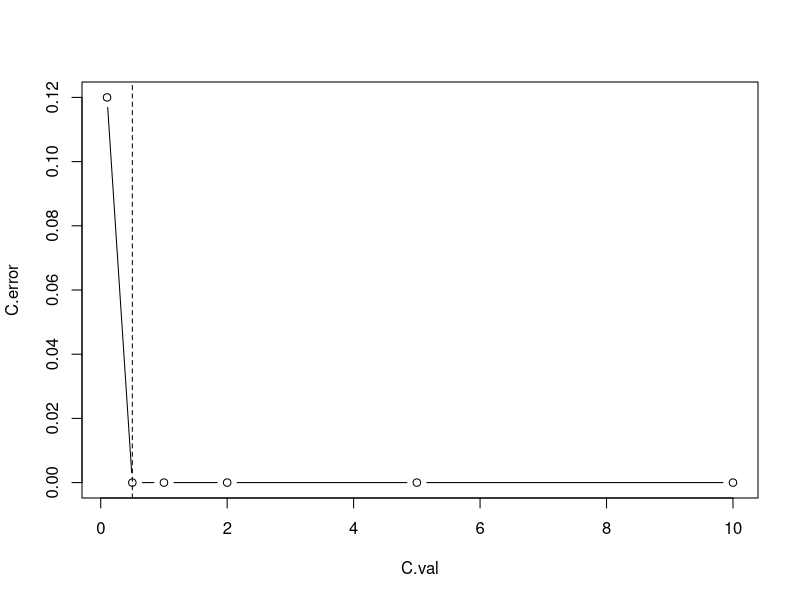
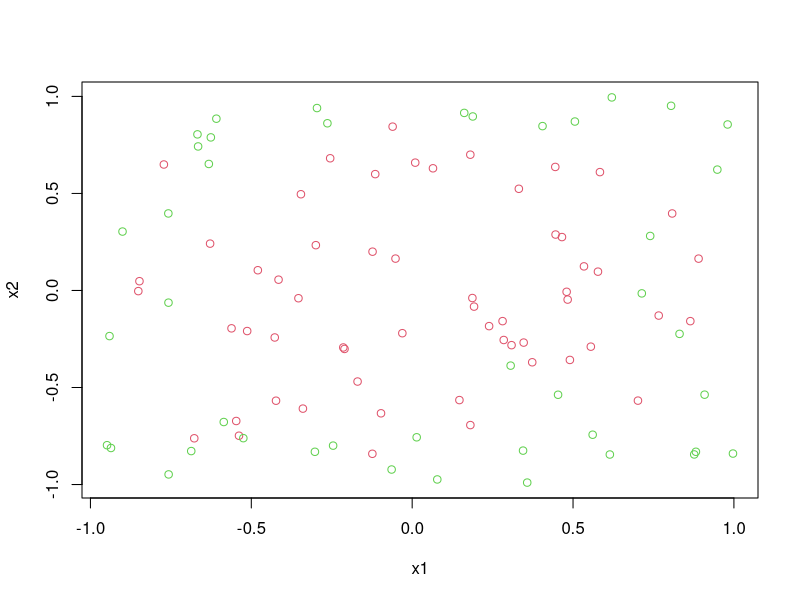
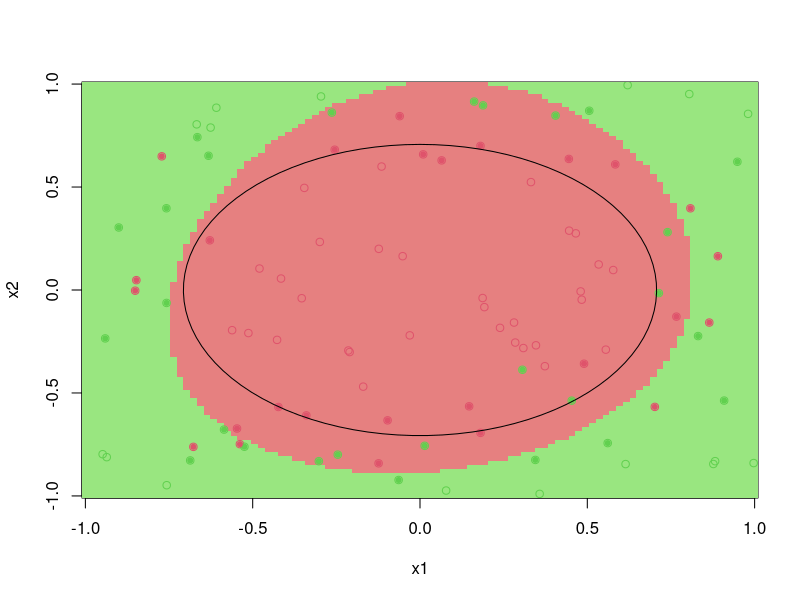

Here is the R script that generated these plots, in order: (Note: this script raises an error after producing the figures.)
set.seed(147)
library(MASS)
library(e1071)
data(crabs)
dim(crabs)
#Split the data 50% training, 25% validation and 25% test
n<-nrow(crabs)
intrain<-sample(c(1:n),round(n/2))
invalid<-sample((c(1:n)[-intrain]),round(n/4))
train.data<-crabs[intrain,-c(2:3)]
valid.data<-crabs[invalid,-c(2:3)]
test.data<-crabs[-c(intrain,invalid),-c(2:3)]
#Fit the classification SVM for different values of C
#and calculate the validation prediction error
pred.error<-function(pred,truth){
  mean(pred!=truth)
}
C.val <- c(0.1,0.5,1,2,5,10)
C.error <- numeric(length(C.val))
for (i in 1:length(C.val)) {
  model <- svm(sp~.,data=train.data,type="C-classification",kernel="linear",
               cost=C.val[i]) #kernel will be explained in the next section
  9
  pred.model <- predict(model, valid.data)
  C.error[i] <- pred.error(pred.model, valid.data$sp)
}
C.sel <- C.val[min(which.min(C.error))]
C.sel

plot(C.val,C.error,type="b")
abline(v=C.sel,lty=2)
#We can also use the tune.svm command to do something similar
#using cross validation on the training data.
tune.svm(sp~.,data=train.data,type="C-classification",kernel="linear",
         cost=C.val)

final.svm<-svm(sp~.,data=train.data,kernel="linear",cost=C.sel,type="C-classification")
summary(final.svm)
pred.test<-predict(final.svm,test.data)
pred.error(pred.test,test.data$sp)
table(test.data$sp,pred.test)
final.svm$index
#low cost, high sv
extra.svm<-svm(sp~.,data=train.data,kernel="linear",cost=C.sel/2,
               type="C-classification")
extra.svm

#large cost low sv
extra.svm2<-svm(sp~.,data=train.data,kernel="linear",cost=C.sel*1000,
                type="C-classification")
extra.svm2


# these are hard bound svms, can be kernalized to improve :
# linear kernel: 𝑘 (𝒙𝑖
#                    , 𝒙 𝑗) = 𝒙
# ⊺
# 𝑖
# 𝒙 𝑗
# . This gives the SVM we saw earlier. The corresponding transformation is simply
# the identity function, i.e. 𝜙(𝒙) = 𝒙.
# • polynomial kernel of degree 𝑑: 𝑘 (𝒙𝑖
#                                       , 𝒙 𝑗) = (1 + 𝒙
#                                                   ⊺
#                                                   𝑖
#                                                   𝒙 𝑗)
# 𝑑
# , where 𝑑 is a positive integer. When 𝑑 > 1, we are
# essentially fitting a hyperplane in a higher-dimensional space involving polynomials of degree 𝑑, which leads to
# a much more flexible decision boundary.
# • radial basis function (RBF) kernel (also known as Gaussian kernel): 𝑘 (𝒙𝑖
#                                                                           , 𝒙 𝑗) = exp(−𝛾||𝒙𝑖 − 𝒙 𝑗
#                                                                                             ||2
#                                                                           ), where 𝛾 is a
# positive constant. The RBF kernel has very local behaviour. Suppose we are trying to predict the class of a new
# observation 𝒙new. If a training observation 𝒙𝑖
# is far from it in terms of the Euclidean distance, i.e. ||𝒙new − 𝒙𝑖
# || is
# large, then 𝑘 (𝒙new, 𝒙𝑖) is small and thus it plays little role in the prediction 𝑔ˆnew.
# • sigmoid kernel: 𝑘 (𝒙𝑖
#                       , 𝒙 𝑗) = tanh(𝛾𝒙
#                                       ⊺
#                                       𝑖
#                                       𝒙 𝑗 + 𝑟), where 𝛾 and 𝑟 are two constants and tanh is hyperbolic tangent
# function. This sigmoid kernel comes from the neural network field and an SVM with a sigmoid kernel is equivalent
# to a 2-layer neural network (which will be introduced next week)


set.seed(136)
#Here we will look at a toy example which attempts to use a SVM to detect whether a point is inside a
#circle with radius
# Generate bivariate X from U[-1,1] x U[-1,1]
n <- 100
X <- 1-2*matrix(runif(2*n), ncol=2)
Y <- X[,1]^2+X[,2]^2+.2*rnorm(n)>sqrt(0.5)
# Plot the data
plot(X, col=2+Y, xlab="x1", ylab="x2")
# Assemble data into data frame
train.data <- data.frame(Y=Y, X=X)
# Load required R library
library(e1071)
# Fit SVM (Gaussian kernel = "radial" in e1071)
my.svm <- svm(Y~., data=train.data, type="C-classification", kernel="radial",
              cost=10, gamma=0.1)
# Create new data (grid on [-1,1])
basis <- seq(-1, 1, len=100)
test.data <- expand.grid(X.1=basis, X.2=basis)
# Get predictions from SVM
predictions <- predict(my.svm, test.data)
# Plot predictions
image(basis, basis, matrix(unclass(predictions), nrow=length(basis), byrow=TRUE),
      col=c(rgb(0.9,0.5,0.5),rgb(0.6,0.9,0.5)),xlab="x1",ylab="x2")
# Add training data
points(X, col=2+Y)
# Add filled points to identify the support vectors
points(X[my.svm$index,], col=2+Y[my.svm$index], pch=20)
# Add line corresponding to truth
t <- seq(0, 2*pi, len=100)
lines(sqrt(0.5)*sin(t), sqrt(0.5)*cos(t))
#The red class region that the SVM estimates is not too far away from the true region given by the black
#ellipse. Not too bad a job given the data we had.

#tuning svm
set.seed(3)
tune.res<-tune(svm, Y~., data=train.data, type="C-classification", kernel="radial",
               ranges=list(cost=c(0.1,1,10,100,1000), gamma=c(0.5,1,2,3,4)))
summary(tune.res)
#We can see that with 5 choices for each of the two parameters, we get all 25 combinations produced
#along with the average error and dispersion. We can see that the best combination of parameters is 1 for
#cost and 0.5 for gamma which gives an average cross-validated error of 0.2. The actual best SVM model
#is saved in the output as an element called best.model

tune.res$best.model


#Example
C.sel<- tune.svm(sp~.,data=train.data,type="C-classification",kernel="linear",
                 cost=c(0.1,0.5,1,2,5,10))$best.parameters
final.svm<-svm(sp~.,data=train.data,kernel="linear",cost=C.sel,
               type="C-classification",decision.values=T)
fitted.train<-attributes(predict(final.svm,train.data,
                                 decision.values = TRUE))$decision.values
#But we would prefer to see the performance on the validation data
fitted.valid<-attributes(predict(final.svm,valid.data,
                                 decision.values = TRUE))$decision.values
#Plot the ROC for the validation data
library(ROCR)
pred <- prediction(fitted.valid,valid.data$sp,label.ordering=c("O","B"))
#label.ordering: change the default ordering of the classes
#by supplying a vector containing the negative and the positive class label
perf <- performance(pred, "tpr", "fpr")
plot(perf, main="Validation data ROC", cex.main=0.75, cex.lab=0.75)

AUC <- performance(pred, "auc")
AUC@y.values[[1]]
